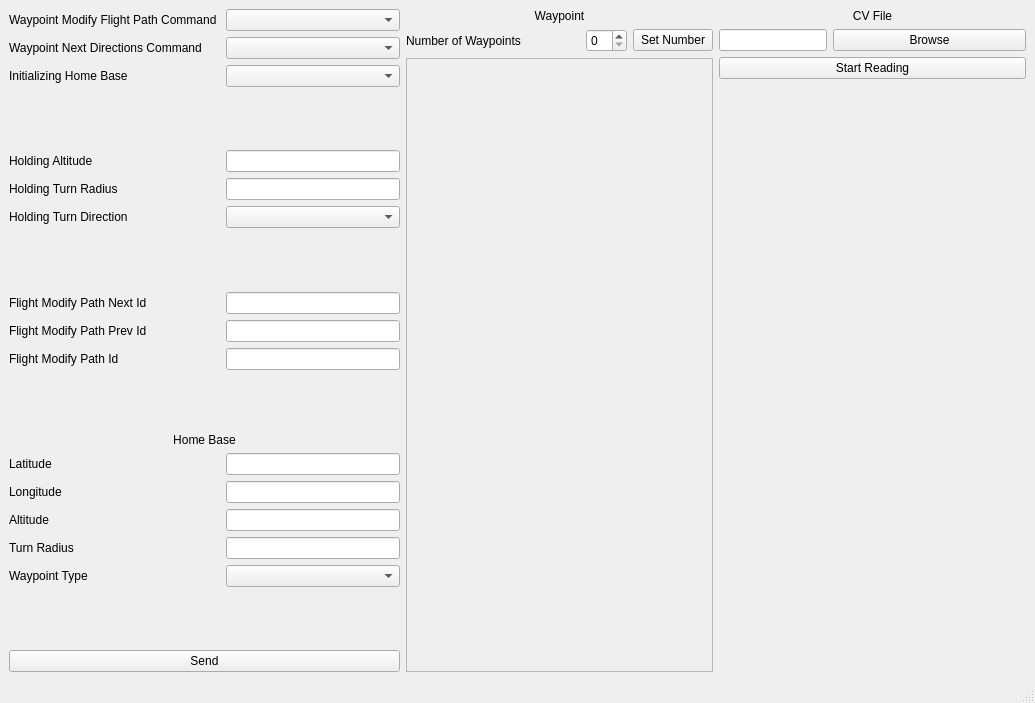
<?xml version="1.0" encoding="UTF-8"?>
<ui version="4.0">
 <class>MainWindow</class>
 <widget class="QMainWindow" name="MainWindow">
  <property name="geometry">
   <rect>
    <x>0</x>
    <y>0</y>
    <width>1035</width>
    <height>703</height>
   </rect>
  </property>
  <property name="windowTitle">
   <string>MainWindow</string>
  </property>
  <widget class="QWidget" name="centralwidget">
   <layout class="QHBoxLayout" name="horizontalLayout_4">
    <item>
     <layout class="QFormLayout" name="formLayout">
      <item row="1" column="0">
       <widget class="QLabel" name="label_3">
        <property name="text">
         <string>Waypoint Modify Flight Path Command </string>
        </property>
       </widget>
      </item>
      <item row="1" column="1">
       <widget class="QComboBox" name="waypointModifyFlightPathCommandBox">
        <item>
         <property name="text">
          <string/>
         </property>
        </item>
        <item>
         <property name="text">
          <string>0 - No Flight Path Edit</string>
         </property>
        </item>
        <item>
         <property name="text">
          <string>1 - Initialize Flight Path</string>
         </property>
        </item>
        <item>
         <property name="text">
          <string>2 - Append</string>
         </property>
        </item>
        <item>
         <property name="text">
          <string>3 - Insert</string>
         </property>
        </item>
        <item>
         <property name="text">
          <string>4 - Update</string>
         </property>
        </item>
        <item>
         <property name="text">
          <string>5 - Delete</string>
         </property>
        </item>
        <item>
         <property name="text">
          <string>6 - NUKE</string>
         </property>
        </item>
       </widget>
      </item>
      <item row="2" column="0">
       <widget class="QLabel" name="label_4">
        <property name="text">
         <string>Waypoint Next Directions Command </string>
        </property>
       </widget>
      </item>
      <item row="3" column="0">
       <widget class="QLabel" name="label_5">
        <property name="text">
         <string>Initializing Home Base </string>
        </property>
       </widget>
      </item>
      <item row="4" column="0">
       <spacer name="verticalSpacer">
        <property name="orientation">
         <enum>Qt::Vertical</enum>
        </property>
        <property name="sizeHint" stdset="0">
         <size>
          <width>20</width>
          <height>40</height>
         </size>
        </property>
       </spacer>
      </item>
      <item row="5" column="0">
       <widget class="QLabel" name="label_6">
        <property name="text">
         <string>Holding Altitude</string>
        </property>
       </widget>
      </item>
      <item row="5" column="1">
       <widget class="QLineEdit" name="holdingAltitudeEdit"/>
      </item>
      <item row="6" column="0">
       <widget class="QLabel" name="label_7">
        <property name="text">
         <string>Holding Turn Radius</string>
        </property>
       </widget>
      </item>
      <item row="6" column="1">
       <widget class="QLineEdit" name="holdingTurnRadiusEdit"/>
      </item>
      <item row="7" column="0">
       <widget class="QLabel" name="label_8">
        <property name="text">
         <string>Holding Turn Direction</string>
        </property>
       </widget>
      </item>
      <item row="8" column="0">
       <spacer name="verticalSpacer_2">
        <property name="orientation">
         <enum>Qt::Vertical</enum>
        </property>
        <property name="sizeHint" stdset="0">
         <size>
          <width>20</width>
          <height>40</height>
         </size>
        </property>
       </spacer>
      </item>
      <item row="9" column="0">
       <widget class="QLabel" name="label_9">
        <property name="text">
         <string>Flight Modify Path Next Id</string>
        </property>
       </widget>
      </item>
      <item row="9" column="1">
       <widget class="QLineEdit" name="flightPathModifyNextIdEdit"/>
      </item>
      <item row="10" column="0">
       <widget class="QLabel" name="label_10">
        <property name="text">
         <string>Flight Modify Path Prev Id</string>
        </property>
       </widget>
      </item>
      <item row="10" column="1">
       <widget class="QLineEdit" name="flightPathModifyPrevIdEdit"/>
      </item>
      <item row="11" column="0">
       <widget class="QLabel" name="label_11">
        <property name="text">
         <string>Flight Modify Path Id</string>
        </property>
       </widget>
      </item>
      <item row="11" column="1">
       <widget class="QLineEdit" name="flightPathModifyIdEdit"/>
      </item>
      <item row="12" column="0">
       <spacer name="verticalSpacer_3">
        <property name="orientation">
         <enum>Qt::Vertical</enum>
        </property>
        <property name="sizeHint" stdset="0">
         <size>
          <width>20</width>
          <height>40</height>
         </size>
        </property>
       </spacer>
      </item>
      <item row="13" column="0" colspan="2">
       <widget class="QLabel" name="label_13">
        <property name="text">
         <string>Home Base</string>
        </property>
        <property name="alignment">
         <set>Qt::AlignCenter</set>
        </property>
       </widget>
      </item>
      <item row="14" column="0">
       <widget class="QLabel" name="label_12">
        <property name="text">
         <string>Latitude</string>
        </property>
       </widget>
      </item>
      <item row="14" column="1">
       <widget class="QLineEdit" name="homeBaseLatitudeEdit"/>
      </item>
      <item row="15" column="0">
       <widget class="QLabel" name="label_14">
        <property name="text">
         <string>Longitude</string>
        </property>
       </widget>
      </item>
      <item row="15" column="1">
       <widget class="QLineEdit" name="homeBaseLongitudeEdit"/>
      </item>
      <item row="16" column="0">
       <widget class="QLabel" name="label_15">
        <property name="text">
         <string>Altitude</string>
        </property>
       </widget>
      </item>
      <item row="16" column="1">
       <widget class="QLineEdit" name="homeBaseAltitudeEdit"/>
      </item>
      <item row="17" column="0">
       <widget class="QLabel" name="label_16">
        <property name="text">
         <string>Turn Radius</string>
        </property>
       </widget>
      </item>
      <item row="17" column="1">
       <widget class="QLineEdit" name="homeBaseTurnRadiusdit"/>
      </item>
      <item row="18" column="0">
       <widget class="QLabel" name="label_17">
        <property name="text">
         <string>Waypoint Type</string>
        </property>
       </widget>
      </item>
      <item row="19" column="0">
       <spacer name="verticalSpacer_4">
        <property name="orientation">
         <enum>Qt::Vertical</enum>
        </property>
        <property name="sizeHint" stdset="0">
         <size>
          <width>20</width>
          <height>40</height>
         </size>
        </property>
       </spacer>
      </item>
      <item row="20" column="0" colspan="2">
       <widget class="QPushButton" name="sendInfoButton">
        <property name="text">
         <string>Send</string>
        </property>
       </widget>
      </item>
      <item row="2" column="1">
       <widget class="QComboBox" name="waypointNextDirectionsCommandBox">
        <item>
         <property name="text">
          <string/>
         </property>
        </item>
        <item>
         <property name="text">
          <string>0 - Regular Path Following</string>
         </property>
        </item>
        <item>
         <property name="text">
          <string>1 - Toggle Holding</string>
         </property>
        </item>
       </widget>
      </item>
      <item row="3" column="1">
       <widget class="QComboBox" name="initializingHomeBaseBox">
        <item>
         <property name="text">
          <string/>
         </property>
        </item>
        <item>
         <property name="text">
          <string>0 - No</string>
         </property>
        </item>
        <item>
         <property name="text">
          <string>1 - Yes</string>
         </property>
        </item>
       </widget>
      </item>
      <item row="7" column="1">
       <widget class="QComboBox" name="holdingTurnDirectionBox">
        <item>
         <property name="text">
          <string/>
         </property>
        </item>
        <item>
         <property name="text">
          <string>0 - Clockwise</string>
         </property>
        </item>
        <item>
         <property name="text">
          <string>1 - Counter Clockwise</string>
         </property>
        </item>
       </widget>
      </item>
      <item row="18" column="1">
       <widget class="QComboBox" name="homeBaseWaypointTypeBox">
        <item>
         <property name="text">
          <string/>
         </property>
        </item>
        <item>
         <property name="text">
          <string>0 - Path Follow</string>
         </property>
        </item>
        <item>
         <property name="text">
          <string>1 - Orbit</string>
         </property>
        </item>
        <item>
         <property name="text">
          <string>2 - Hold</string>
         </property>
        </item>
       </widget>
      </item>
     </layout>
    </item>
    <item>
     <layout class="QVBoxLayout" name="verticalLayout_2">
      <item>
       <widget class="QLabel" name="label">
        <property name="text">
         <string>Waypoint</string>
        </property>
        <property name="alignment">
         <set>Qt::AlignCenter</set>
        </property>
       </widget>
      </item>
      <item>
       <layout class="QHBoxLayout" name="horizontalLayout_5">
        <item>
         <widget class="QLabel" name="label_2">
          <property name="text">
           <string>Number of Waypoints</string>
          </property>
         </widget>
        </item>
        <item>
         <spacer name="horizontalSpacer">
          <property name="orientation">
           <enum>Qt::Horizontal</enum>
          </property>
          <property name="sizeHint" stdset="0">
           <size>
            <width>40</width>
            <height>20</height>
           </size>
          </property>
         </spacer>
        </item>
        <item>
         <widget class="QSpinBox" name="setWaypointNumberEdit"/>
        </item>
        <item>
         <widget class="QPushButton" name="setWaypointNumberButton">
          <property name="text">
           <string>Set Number</string>
          </property>
         </widget>
        </item>
       </layout>
      </item>
      <item>
       <widget class="QScrollArea" name="waypointScrollArea">
        <property name="widgetResizable">
         <bool>true</bool>
        </property>
        <widget class="QWidget" name="waypointScrollAreaWidgetContents">
         <property name="geometry">
          <rect>
           <x>0</x>
           <y>0</y>
           <width>317</width>
           <height>566</height>
          </rect>
         </property>
        </widget>
       </widget>
      </item>
     </layout>
    </item>
    <item>
     <layout class="QFormLayout" name="formLayout_2">
      <item row="0" column="0" colspan="2">
       <widget class="QLabel" name="label_18">
        <property name="text">
         <string>CV File</string>
        </property>
        <property name="alignment">
         <set>Qt::AlignCenter</set>
        </property>
       </widget>
      </item>
      <item row="1" column="0">
       <widget class="QLineEdit" name="fileNameEdit"/>
      </item>
      <item row="1" column="1">
       <widget class="QPushButton" name="browseButton">
        <property name="text">
         <string>Browse</string>
        </property>
       </widget>
      </item>
      <item row="2" column="0" colspan="2">
       <widget class="QPushButton" name="readingButton">
        <property name="text">
         <string>Start Reading</string>
        </property>
       </widget>
      </item>
      <item row="3" column="0" colspan="2">
       <spacer name="verticalSpacer_5">
        <property name="orientation">
         <enum>Qt::Vertical</enum>
        </property>
        <property name="sizeHint" stdset="0">
         <size>
          <width>20</width>
          <height>40</height>
         </size>
        </property>
       </spacer>
      </item>
     </layout>
    </item>
   </layout>
  </widget>
  <widget class="QMenuBar" name="menubar">
   <property name="geometry">
    <rect>
     <x>0</x>
     <y>0</y>
     <width>1035</width>
     <height>26</height>
    </rect>
   </property>
  </widget>
  <widget class="QStatusBar" name="statusbar"/>
 </widget>
 <resources/>
 <connections/>
</ui>
